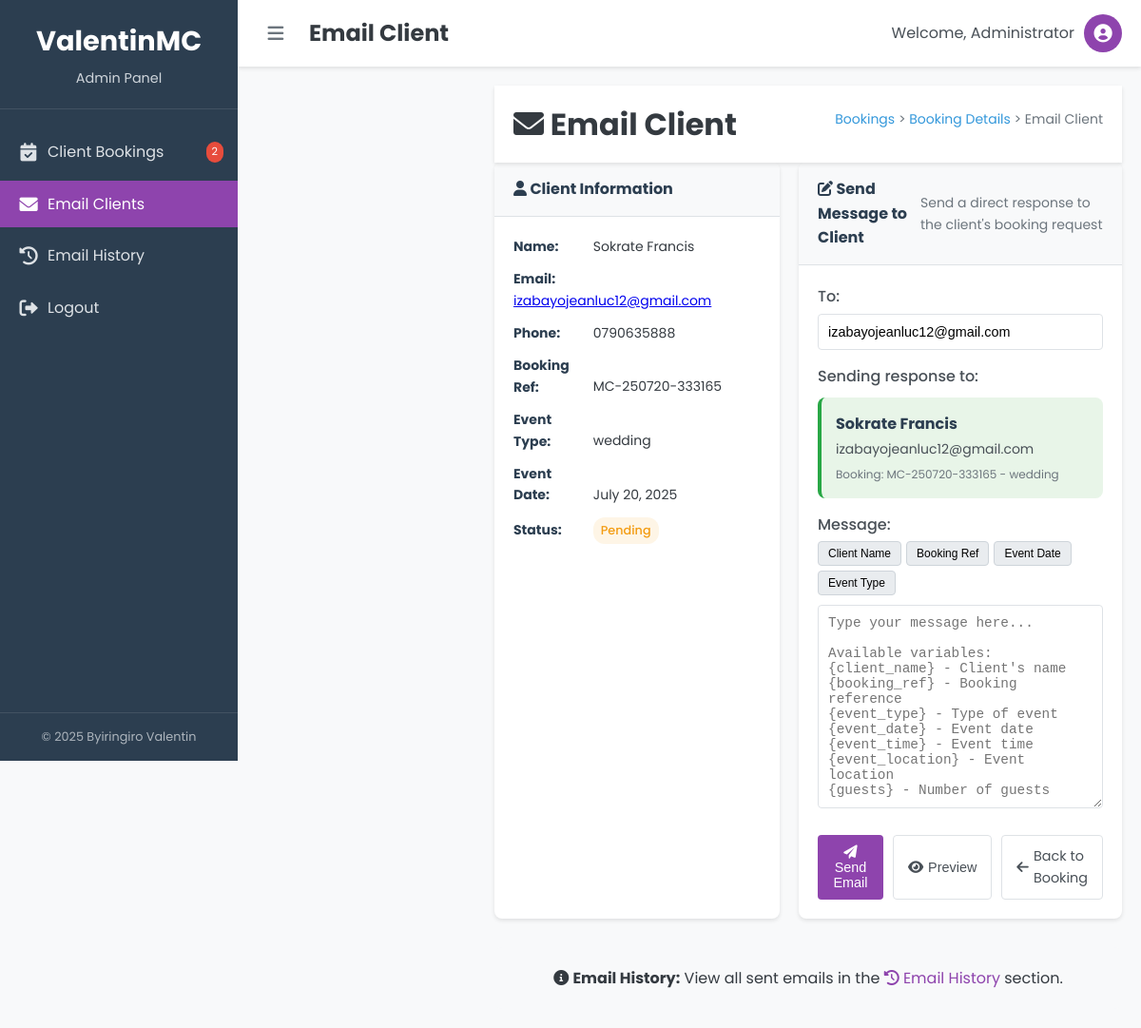
Screenshot of /admin/email-client.php?booking_id=2 (signed in) with the database file from the repository.
### tables this page shows
CREATE TABLE `bookings` (
  `id` int(11) NOT NULL,
  `booking_ref` varchar(50) NOT NULL,
  `name` varchar(100) NOT NULL,
  `email` varchar(100) NOT NULL,
  `phone` varchar(20) NOT NULL,
  `event_date` date NOT NULL,
  `event_time` time NOT NULL,
  `event_type` varchar(100) NOT NULL,
  `event_location` varchar(255) NOT NULL,
  `guests` int(11) NOT NULL,
  `package` varchar(50) NOT NULL,
  `message` text DEFAULT NULL,
  `status` enum('pending','confirmed','cancelled','completed') DEFAULT 'pending',
  `admin_notes` text DEFAULT NULL,
  `created_at` timestamp NOT NULL DEFAULT current_timestamp(),
  `updated_at` timestamp NOT NULL DEFAULT current_timestamp() ON UPDATE current_timestamp()
);

### php/config.php (called while the page is built, shortened)
<?php
function formatDate($date) {
    return date('F j, Y', strtotime($date));
}
?>

### admin/email-client.php (the view, shortened to what this page needs)
<?php
require_once '../php/config.php';
require_once '../php/simple_email_handler.php';
$conn = connectDB();
$booking_id = isset($_GET['booking_id']) ? (int)$_GET['booking_id'] : 0;
try {
    $booking_sql = "SELECT * FROM bookings WHERE id = :booking_id";
    $booking_stmt = $conn->prepare($booking_sql);
    $booking_stmt->bindParam(':booking_id', $booking_id);
    $booking_stmt->execute();
    $booking = $booking_stmt->fetch(PDO::FETCH_ASSOC);
} catch (Exception $e) {
    $error_message = "Error loading booking details: " . $e->getMessage();
}
include_once 'includes/header.php';
?>
<div class="main-content">
    <div class="content-header">
        <h1><i class="fas fa-envelope"></i> Email Client</h1>
        <div class="breadcrumb">
            <a href="bookings.php">Bookings</a> >
            <a href="booking-details.php?id=<?php echo $booking_id; ?>">Booking Details</a> >
            Email Client
        </div>
    </div>
    <div class="email-container">
        <div class="client-info-panel">
            <div class="client-header">
                <h3><i class="fas fa-user"></i> Client Information</h3>
            </div>
            <div class="client-details">
                <div class="detail-item">
                    <strong>Name:</strong> <?php echo htmlspecialchars($booking['name']); ?>
                </div>
                <div class="detail-item">
                    <strong>Email:</strong>
                    <a href="mailto:<?php echo htmlspecialchars($booking['email']); ?>">
                        <?php echo htmlspecialchars($booking['email']); ?>
                    </a>
                </div>
                <div class="detail-item">
                    <strong>Phone:</strong> <?php echo htmlspecialchars($booking['phone']); ?>
                </div>
                <div class="detail-item">
                    <strong>Booking Ref:</strong> <?php echo htmlspecialchars($booking['booking_ref']); ?>
                </div>
                <div class="detail-item">
                    <strong>Event Type:</strong> <?php echo htmlspecialchars($booking['event_type']); ?>
                </div>
                <div class="detail-item">
                    <strong>Event Date:</strong> <?php echo formatDate($booking['event_date']); ?>
                </div>
                <div class="detail-item">
                    <strong>Status:</strong>
                    <span class="status-badge status-<?php echo $booking['status']; ?>">
                        <?php echo ucfirst($booking['status']); ?>
                    </span>
                </div>
            </div>
        </div>
        <div class="email-composer">
            <div class="composer-header">
                <h3><i class="fas fa-edit"></i> Send Message to Client</h3>
                <p style="margin: 5px 0; color: #6c757d; font-size: 14px;">Send a direct response to the client's booking request</p>
            </div>
            <form method="POST" class="email-form">
                <div class="form-group">
                    <label>To:</label>
                    <input type="email" value="<?php echo htmlspecialchars($booking['email']); ?>" readonly class="form-control">
                </div>
                <div class="form-group">
                    <label>Sending response to:</label>
                    <div class="recipient-info">
                        <strong><?php echo htmlspecialchars($booking['name']); ?></strong><br>
                        <span><?php echo htmlspecialchars($booking['email']); ?></span><br>
                        <small>Booking: <?php echo htmlspecialchars($booking['booking_ref']); ?> - <?php echo htmlspecialchars($booking['event_type']); ?></small>
                    </div>
                </div>
                <div class="form-group">
                    <label>Message:</label>
                    <div class="message-toolbar">
                        <button type="button" class="toolbar-btn" onclick="insertVariable('{client_name}')">Client Name</button>
                        <button type="button" class="toolbar-btn" onclick="insertVariable('{booking_ref}')">Booking Ref</button>
                        <button type="button" class="toolbar-btn" onclick="insertVariable('{event_date}')">Event Date</button>
                        <button type="button" class="toolbar-btn" onclick="insertVariable('{event_type}')">Event Type</button>
                    </div>
                    <textarea name="message" id="email-message" rows="12" class="form-control" required
                              placeholder="Type your message here...
Available variables:
{client_name} - Client's name
{booking_ref} - Booking reference
{event_type} - Type of event
{event_date} - Event date
{event_time} - Event time
{event_location} - Event location
{guests} - Number of guests"></textarea>
                </div>
                <div class="form-actions">
                    <button type="submit" class="btn-primary">
                        <i class="fas fa-paper-plane"></i> Send Email
                    </button>
                    <button type="button" class="btn-secondary" onclick="previewEmail()">
                        <i class="fas fa-eye"></i> Preview
                    </button>
                    <a href="booking-details.php?id=<?php echo $booking_id; ?>" class="btn-secondary">
                        <i class="fas fa-arrow-left"></i> Back to Booking
                    </a>
                </div>
            </form>
        </div>
    </div>
    <div style="text-align: center; padding: 20px; background: #f8f9fa; border-radius: 8px; margin-top: 20px;">
        <p><i class="fas fa-info-circle"></i> <strong>Email History:</strong> View all sent emails in the
        <a href="view_history.php" style="color: #8e44ad; text-decoration: none;">
            <i class="fas fa-history"></i> Email History
        </a> section.</p>
    </div>
</div>
<?php include_once 'includes/footer.php'; ?>

### admin/css/admin-style.css (style rules this page uses)
:root { --primary-color: #8e44ad; --primary-dark: #7d3c98; --secondary-color: #2c3e50; --light-color: #f4f4f4; --dark-color: #333; --danger-color: #e74c3c; --success-color: #2ecc71; --warning-color: #f39c12; --info-color: #3498db; --white: #fff; --gray-100: #f8f9fa; --gray-200: #e9ecef; --gray-300: #dee2e6; --gray-400: #ced4da; --gray-500: #adb5bd; --gray-600: #6c757d; --gray-700: #495057; --gray-800: #343a40; --gray-900: #212529; --max-width: 1200px; --border-radius-sm: 4px; --border-radius-md: 8px; --border-radius-lg: 12px; --shadow-sm: 0 2px 4px rgba(0, 0, 0, 0.1); --shadow-md: 0 4px 8px rgba(0, 0, 0, 0.1); --shadow-lg: 0 8px 16px rgba(0, 0, 0, 0.1); }
* { margin: 0; padding: 0; box-sizing: border-box; }
body { font-family: 'Poppins', sans-serif; line-height: 1.6; color: var(--gray-800); background-color: var(--gray-100); min-height: 100vh; }
.main-content { flex: 1; margin-left: 250px; transition: all 0.3s ease; }
.content-header { background-color: var(--white); padding: 15px 20px; display: flex; justify-content: space-between; align-items: center; box-shadow: var(--shadow-sm); position: sticky; top: 0; z-index: 99; }
.status-badge { display: inline-block; padding: 4px 8px; border-radius: 12px; font-size: 0.8rem; font-weight: 500; }
.status-pending { background-color: rgba(243, 156, 18, 0.1); color: var(--warning-color); }
.btn-primary { background-color: var(--primary-color); color: var(--white); border: none; padding: 10px 15px; border-radius: var(--border-radius-sm); cursor: pointer; font-size: 0.9rem; transition: all 0.3s ease; }
.btn-secondary { background-color: var(--white); color: var(--gray-700); border: 1px solid var(--gray-300); padding: 8px 15px; border-radius: var(--border-radius-sm); cursor: pointer; font-size: 0.9rem; text-decoration: none; display: inline-flex; align-items: center; transition: all 0.3s ease; }
.btn-secondary i { margin-right: 5px; }
.form-group { margin-bottom: 15px; }
.form-group label { display: block; margin-bottom: 5px; color: var(--gray-700); font-weight: 500; }
.form-group input, .form-group select, .form-group textarea { width: 100%; padding: 10px; border: 1px solid var(--gray-300); border-radius: var(--border-radius-sm); font-size: 0.9rem; }
.form-group small { display: block; margin-top: 5px; color: var(--gray-600); font-size: 0.8rem; }
.form-actions { display: flex; justify-content: flex-end; gap: 10px; margin-top: 20px; }
.detail-item { margin-bottom: 15px; }

### admin/email-client.php (style rules this page uses)
.email-container { display: grid; grid-template-columns: 300px 1fr; gap: 20px; margin-bottom: 30px; }
.client-info-panel { background: white; border-radius: 8px; box-shadow: 0 2px 4px rgba(0,0,0,0.1); overflow: hidden; }
.client-header { background: #f8f9fa; padding: 15px 20px; border-bottom: 1px solid #dee2e6; }
.client-header h3 { margin: 0; color: #2c3e50; font-size: 16px; }
.client-details { padding: 20px; }
.detail-item { margin-bottom: 12px; font-size: 14px; }
.detail-item strong { color: #2c3e50; display: inline-block; width: 80px; }
.email-composer { background: white; border-radius: 8px; box-shadow: 0 2px 4px rgba(0,0,0,0.1); overflow: hidden; }
.composer-header { background: #f8f9fa; padding: 15px 20px; border-bottom: 1px solid #dee2e6; display: flex; justify-content: space-between; align-items: center; }
.composer-header h3 { margin: 0; color: #2c3e50; font-size: 16px; }
.email-form { padding: 20px; }
.message-toolbar { margin-bottom: 10px; display: flex; gap: 5px; flex-wrap: wrap; }
.toolbar-btn { background: #e9ecef; border: 1px solid #ced4da; padding: 5px 10px; border-radius: 4px; font-size: 12px; cursor: pointer; transition: all 0.3s ease; }
.recipient-info { background: #e8f5e8; padding: 15px; border-radius: 8px; border-left: 4px solid #28a745; margin: 10px 0; }
.recipient-info strong { color: #2c3e50; font-size: 16px; }
.recipient-info span { color: #495057; font-size: 14px; }
.recipient-info small { color: #6c757d; font-size: 12px; }
.breadcrumb { font-size: 14px; color: #6c757d; margin-bottom: 10px; }
.breadcrumb a { color: #3498db; text-decoration: none; }

### rows the page displays
bookings: name "Sokrate Francis", email "izabayojeanluc12@gmail.com", phone "0790635888", booking_ref "MC-250720-333165", event_type "wedding", event_date "July 20, 2025", status "Pending"

### other values shown
$pending_bookings "2"
$page_title "Email Client"
$_SESSION['admin_name'] "Administrator"
